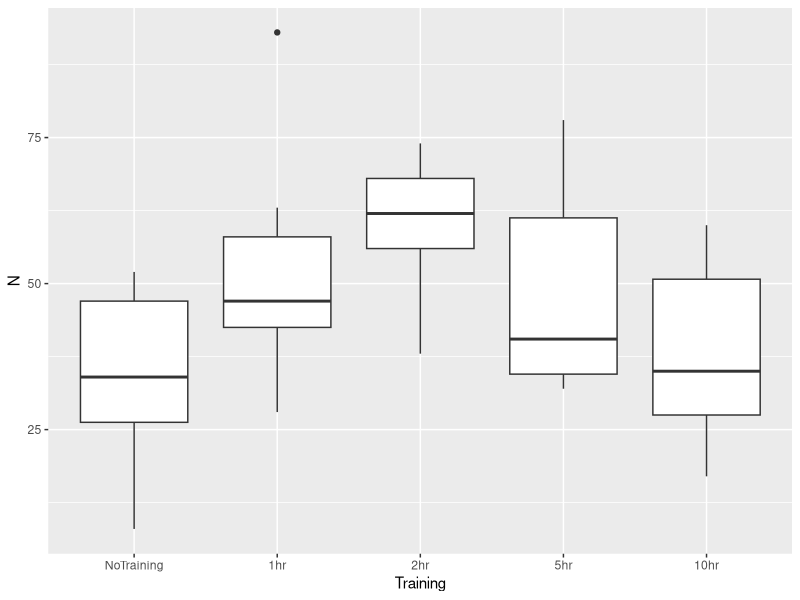
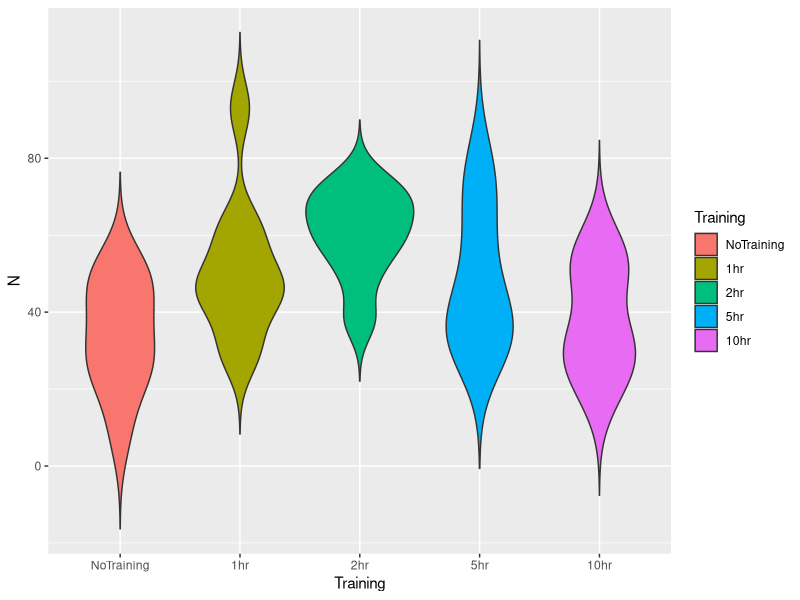

Here is the R script that generated these plots, in order:
library(tidyverse)
train.dat <- matrix(c(30,60,71,33,36,
                      27,42,50,78,27,
                      52,48,38,71,60,
                      38,52,59,58,51,
                      20,28,65,35,29,
                      26,93,58,35,34,
                      8,32,74,46,24,
                      41,46,67,32,17,
                      49,63,NA,NA,50,
                      49,44,NA,NA,53),
                    byrow = TRUE,
                    nrow = 10) %>% 
  as.data.frame()
colnames(train.dat) <- c("NoTraining","1hr","2hr","5hr","10hr")

train.dat2 <- train.dat %>% gather("Training","N",1:5) %>% mutate(Training = factor(.$Training, levels = c("NoTraining","1hr","2hr","5hr","10hr")))

ggplot(train.dat2, aes(y = N, x = Training)) +
  geom_boxplot()

ggplot(train.dat2, aes(y = N, x =Training, fill = Training)) +
  geom_violin(trim = FALSE)

# One Way Anova (Completely Randomized Design)
fit <- aov(N ~ Training, data=train.dat2)
summary(fit)
summary.aov(fit)

fit.single <- aov(N ~ 1, data = train.dat2) ## 1 means global mean (intercept)
## Compare with cell means model:
anova(fit.single, fit)
summary.lm(fit)

